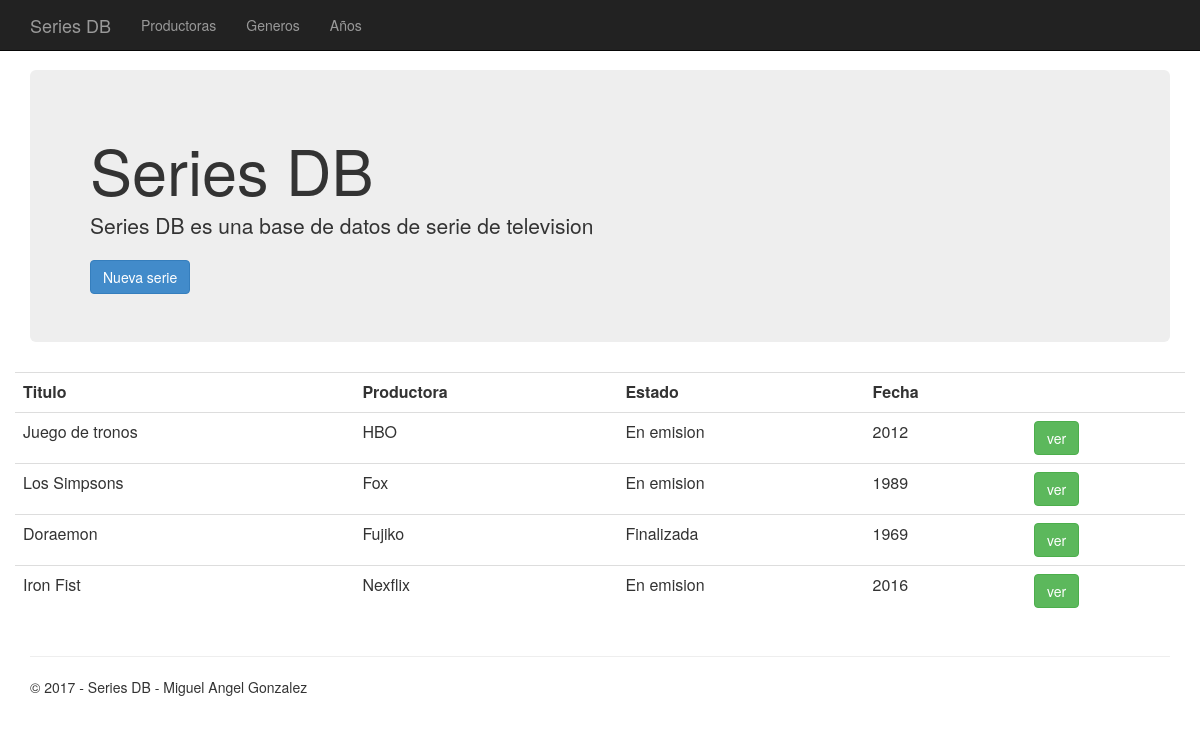
Before: / with the older database file.
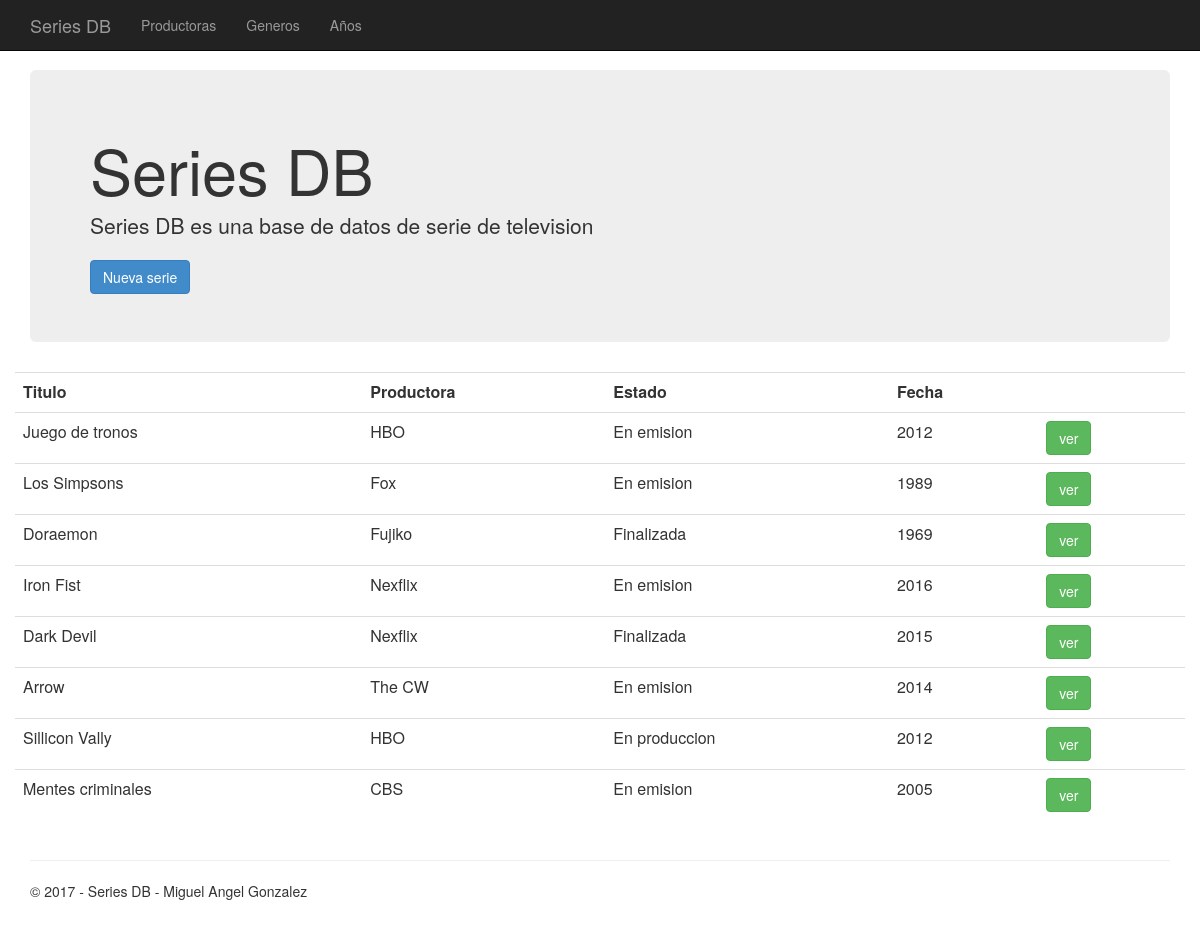
After: the same page with the newer database file.
### app/models.py (models this page shows, shortened)
class SerieTV(models.Model):
	titulo = models.CharField(max_length=30)
	productora = models.CharField(max_length=20)
	fecha_publicacion = models.IntegerField()
	temporadas = models.IntegerField()
	GENEROS = (
		(0, "Ciencia Ficcion"),
		(1, "Comedia"),
		(2, "Policiaca"),
		(3, "Terror"),
		(4, "Animacion"),
		(5, "Accion"),
		(6, "Drama"),
		(7, "Romance"),
		(8, "Documental"),
		(9, "Historia"),
		)
	genero = models.IntegerField(choices = GENEROS)
	ESTADO = (
		(0, "En produccion"),
		(1, "En emision"),
		(2, "Finalizada"),
		(3, "Cancelada"),
		)
	estado = models.IntegerField(choices = ESTADO)

### app/views.py (the view)
# urls.py: url(r'^$', app.views.home, name='home'),
def home(request):
	assert isinstance(request, HttpRequest)
	series = SerieTV.objects.all()
	return render(
        request,
        'app/index.html',
        {
            'title':'Inicio',
			'series':series,
        }
    )

### app/templates/app/index.html
{% extends "app/layout.html" %}
{% block content %}
<div class="jumbotron">
    <h1>Series DB</h1>
    <p class="lead">Series DB es una base de datos de serie de television</p>
    <a class="btn btn-primary btn-large" href="/crear">Nueva serie</a>
</div>
<div class="row">
    <table class="table">
        <tr>
            <th>Titulo</th>
            <th>Productora</th>
            <th>Estado</th>
            <th>Fecha</th>
            <th></th>
        </tr>
        {% for serie in series %}
        <tr>
            <td>{{serie.titulo}}</td>
            <td>{{serie.productora}}</td>
            <td>{{serie.get_estado_display}}</td>
            <td>{{serie.fecha_publicacion}}</td>
            <td><a class="btn btn-success" href="/serie/{{serie.pk}}">ver</a></td>
        </tr>
        {% endfor %}
    </table>
</div>
{% endblock %}

### app/templates/app/layout.html (shortened to what this page needs)
﻿<!DOCTYPE html>
<html>
<head>
    {% load staticfiles %}
    <link rel="stylesheet" type="text/css" href="{% static 'app/content/bootstrap.min.css' %}" />
    <link rel="stylesheet" type="text/css" href="{% static 'app/content/site.css' %}" />
</head>
<body>
    <div class="navbar navbar-inverse navbar-fixed-top">
        <div class="container">
            <div class="navbar-header">
                <a href="/" class="navbar-brand">Series DB</a>
            </div>
            <div class="navbar-collapse collapse">
                <ul class="nav navbar-nav">
                    <li><a href="/archivo/productora">Productoras</a></li>
                    <li><a href="/archivo/genero">Generos</a></li>
                    <li><a href="/archivo/fecha_publicacion">Años</a></li>
                </ul>
            </div>
        </div>
    </div>
    <div class="container body-content">
{% block content %}{% endblock %}
        <hr/>
        <footer>
            <p>&copy; 2017 - Series DB - Miguel Angel Gonzalez</p>
        </footer>
    </div>
</body>
</html>

### app/static/app/content/site.css (style rules this page uses)
body { padding-top: 50px; padding-bottom: 20px; }
.body-content { padding-left: 15px; padding-right: 15px; }

Changed rows visible on the page:
added SerieTV: titulo "Dark Devil", productora "Nexflix", estado "Finalizada", fecha_publicacion "2015"
added SerieTV: titulo "Arrow", productora "The CW", estado "En emision", fecha_publicacion "2014"
added SerieTV: titulo "Sillicon Vally", productora "HBO", estado "En produccion", fecha_publicacion "2012"
added SerieTV: titulo "Mentes criminales", productora "CBS", estado "En emision", fecha_publicacion "2005"
